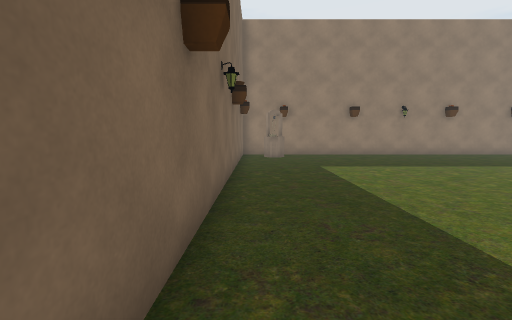
view 1 (above)

16 first-person views from a walk through a scene from a Unity 3-D project. The camera is 1.3 m above the floor, tilts 6° down and sees 90° across. The floor is counted in squares, 1 m on a side. Each view is taken from the middle of a square. On the plan, view 1 faces up. The plan holds only what a view shows up to about 13 squares ahead; the rest is blank. The place goes on beyond the plan. The player character is not drawn.

view 2
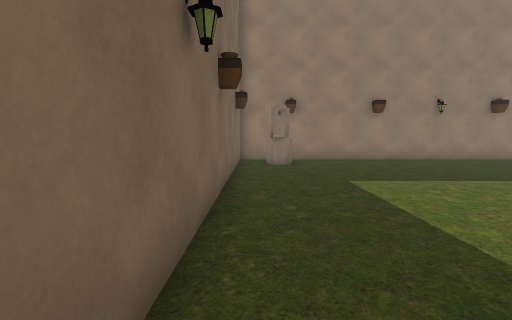

view 3
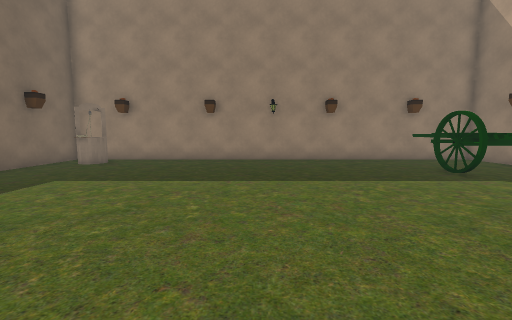

view 4
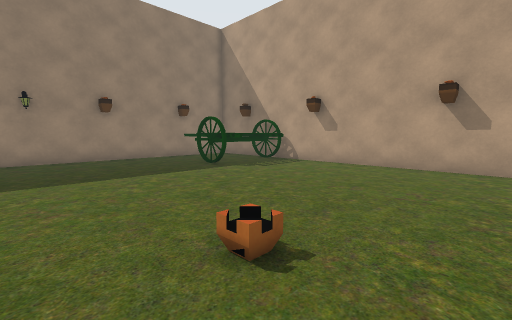

view 5
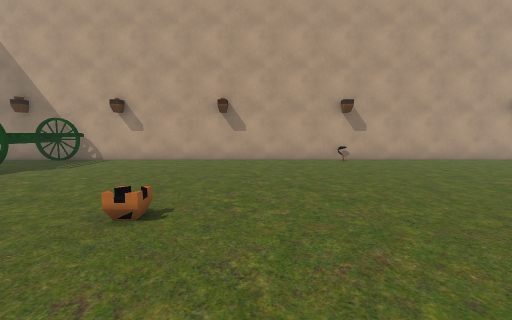

view 6
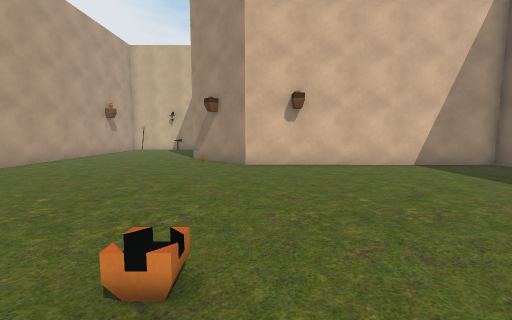

view 7
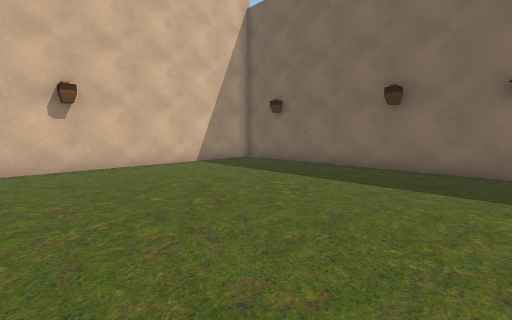

view 8
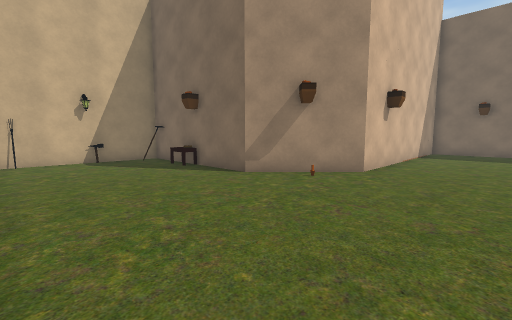

view 9
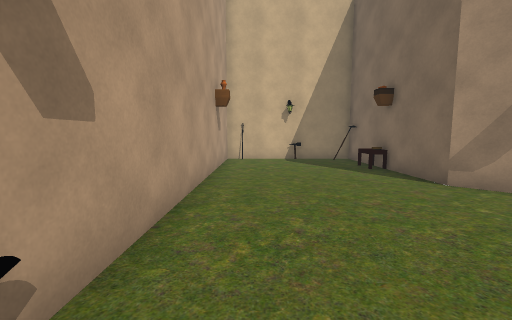

view 10
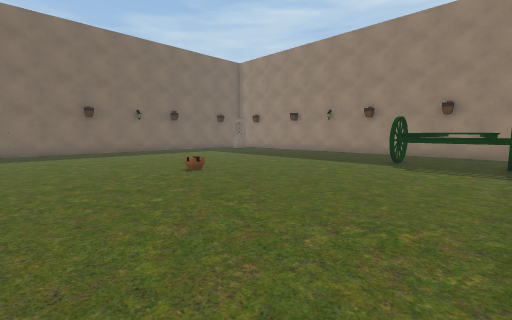

view 11
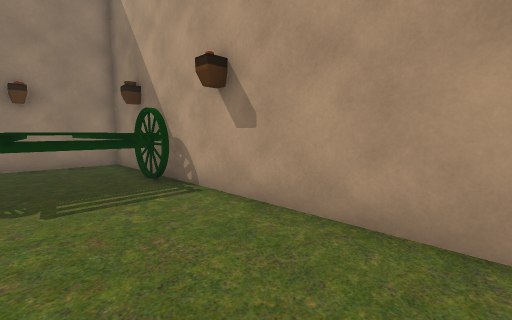

view 12
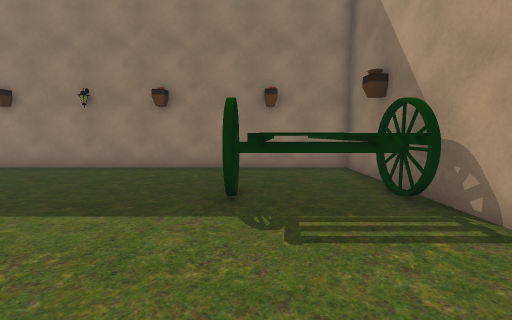

view 13
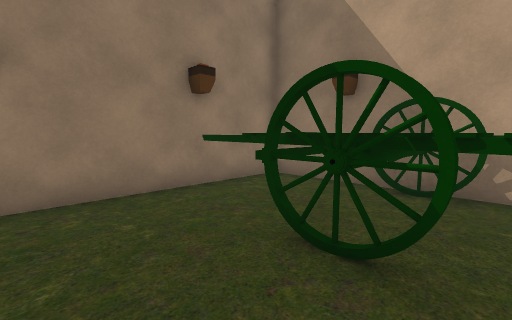

view 14
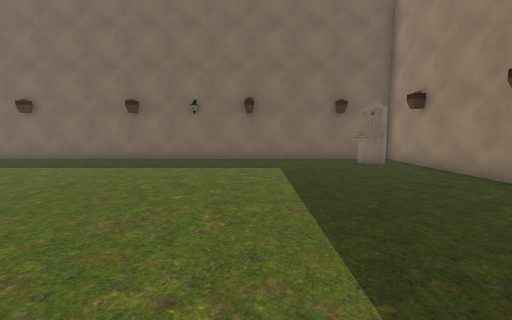

view 15
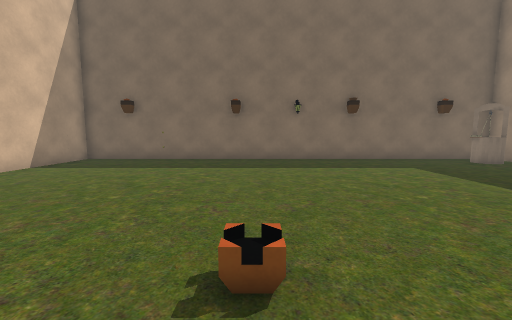

view 16
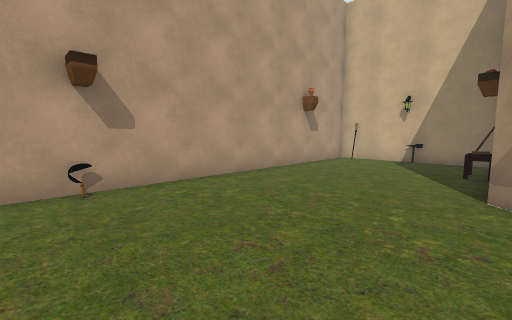

### Floor plan
Points are (right, up) in squares from view 1. A wall is a line through its corners. A room is listed if a view was taken in it or the views show most of it. See-through windows are left out.
Room 1 (views 1, 2, 3, 4, 5, 6, 7, 8, 9, 10, 11, 12, 13, 14, 15, 16)
walls: (15.4, -14) (17.6, -14); (18.4, -13.1) (18.4, 15.6) (-0.8, 15.6) (-0.8, -4.5) (9.4, -4.5) (12.2, -7.3) (12.3, -14) (14.5, -14)
objects: other object (1, 13) to (1, 14); other object (12, -13) to (13, -13); other object (13, -11) to (13, -10); other object (15, 10) to (18, 15); other object (18, -2)

Where each view was taken, in squares from view 1:
view 1: 0 up, 0 right, facing up
view 2: 3 up, 0 right, facing up
view 3: 3 up, 8 right, facing up
view 4: 2 up, 8 right, facing up-right
view 5: 2 up, 6 right, facing right
view 6: 6 up, 9 right, facing down
view 7: 6 up, 9 right, facing down-left
view 8: 1 down, 18 right, facing down-left
view 9: 1 down, 17 right, facing down
view 10: 1 down, 18 right, facing up-left
view 11: 4 up, 15 right, facing up-right
view 12: 6 up, 15 right, facing up
view 13: 10 up, 12 right, facing up-right
view 14: 9 up, 12 right, facing left
view 15: 4 up, 12 right, facing left
view 16: 1 down, 12 right, facing down-right
